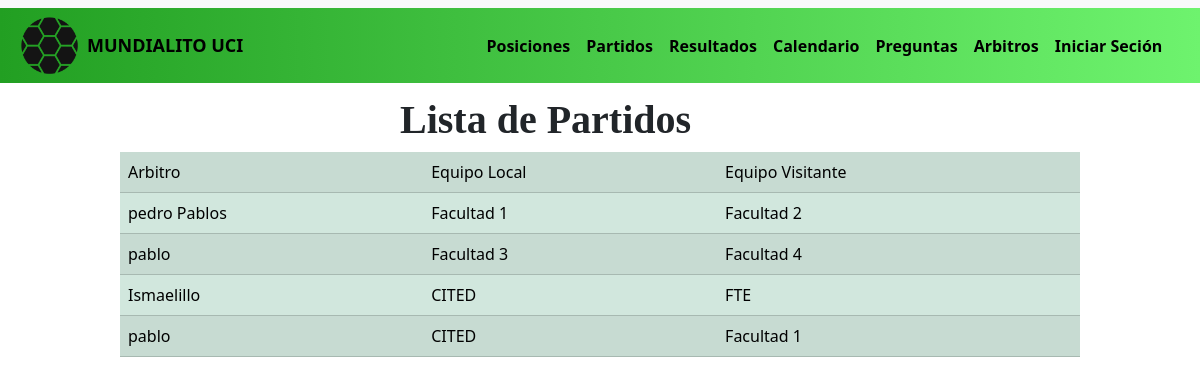
/Listar_Partidos/, run on the app's committed database.
### aplicacion/models.py (models this page shows, shortened)
class partido (models.Model):
    equipo_local= models.CharField(max_length=100,verbose_name='Equipo Local',default='Nombre por defecto')
    equipo_visitante=models.CharField(max_length=100,verbose_name='Equipo Visitante',default='Nombre por defecto')
    arbitro=models.ForeignKey(arbitro,max_length=100,verbose_name='Arbitro',on_delete=models.CASCADE)

class arbitro (models.Model):
   nombre=models.CharField(max_length=100,verbose_name='Nombre',default='Nombre por defecto')
   promedio_rojo=models.DecimalField(max_digits=5, decimal_places=2,verbose_name='Promedio de Tarjetas Rojas',default='0.0')
   promedio_amarillo=models.DecimalField(max_digits=5, decimal_places=2,verbose_name='Promedio de Tarjetas Amarillas',default='0.0')
   def __str__(self):
      return str(self.nombre)

### aplicacion/views.py (the view)
# urls.py: path('Listar_Partidos/', views.Listar_Partidos, name='Listar_Partidos'),
def Listar_Partidos(request):
    lista = partido.objects.all()
    return render(request, 'Partido/partidos.html', {'lista': lista})

### aplicacion/Templates/Partido/partidos.html (shortened to what this page needs)
{% extends 'base.html' %}
{% load static %}
{% block nav %}
    <nav class="navbar navbar-expand-lg bg-body-tertiary" id="menu">
      <div class="container-fluid">
        <a href="{%url 'index'%}"><img src="{% static 'img/ball.png'%}" width="75px"></a>
        <a href="{%url 'index'%}" style="text-decoration: none;color: black;font-size: large;"><strong>MUNDIALITO UCI</strong></a>
        <div class="collapse navbar-collapse" id="" style="margin-left:20%;">
          <ul class="navbar-nav me-auto mb-3 mb-lg-0">
              <li class="nav-item">
                  <a class="nav-link active" aria-current="page" href="{%url 'Listar_Posiciones'%}"><strong>Posiciones</strong></a>
                </li>
            <li class="nav-item">
              <a class="nav-link active" aria-current="page" href="{%url 'Listar_Partidos'%}"><strong>Partidos</strong></a>
            </li>
            <li class="nav-item">
              <a class="nav-link active" aria-current="page" href="{%url 'Listar_Resultados'%}"><strong>Resultados</strong></a>
            </li>
            <li class="nav-item">
              <a class="nav-link active" href="{%url 'Listar_Calendario'%}"><strong>Calendario</strong></a>
            </li>
            <li class="nav-item">
              <a class="nav-link active" aria-current="page" href="{%url 'Listar_Preguntas'%}"><strong>Preguntas</strong></a>
            </li>
            <li class="nav-item">
              <a class="nav-link active" aria-current="page" href="{%url 'Listar_Arbitros'%}"><strong>Arbitros</strong></a>
            </li>
            <li class="nav-item">
              <a class="nav-link active" aria-current="page" href="{%url 'login'%}"><strong>Iniciar Seción</strong></a>
            </li>
          </ul>
        </div>
      </div>
    </nav>
    {% endblock%}
{%block contenido%}
<br>
<br>
<br>
<br>
<h1 style="  font-family: Garamond, Baskerville, Baskerville Old Face, Hoefler Text, Times New Roman, serif; margin-left:400px"> <strong>Lista de Partidos</strong></h1>
{% if user.is_authenticated %}
<table class="table table-success table-striped" style="width:80%;margin-left:10%">
    {%if lista%}
<tr>
    <td>Arbitro</td>
    <td>Equipo Local</td>
    <td>Equipo Visitante</td>
    <td>Modificar</td>
    <td>Eliminar</td>
</tr>
{%for o in lista%}
<tr>
    <td>{{o.arbitro}}</td>
    <td>{{o.equipo_local}}</td>
    <td>{{o.equipo_visitante}}</td>
    <td><a class="btn btn-success" href="{%url 'Modificar_Partidos' o.id %}">Modificar</a></td>
    <td><a class="btn btn-success" href="{%url 'Eliminar_Partidos' o.id %}">Eliminar</a></td>
</tr>
{% endfor %}
{%else%}
<h2>No hay datos que mostrar</h2>
{%endif%}
{%else%}
<table class="table table-success table-striped" style="width:80%;margin-left:10%">
  {%if lista%}
<tr>
  <td>Arbitro</td>
  <td>Equipo Local</td>
  <td>Equipo Visitante</td>
</tr>
{%for o in lista%}
<tr>
  <td>{{o.arbitro}}</td>
  <td>{{o.equipo_local}}</td>
  <td>{{o.equipo_visitante}}</td>
</tr>
{% endfor %}
{%else%}
<h2>No hay datos que mostrar</h2>
{%endif%}
{%endif%}
{%endblock%}

### aplicacion/Templates/base.html (shortened to what this page needs)
{% load static %}
<!DOCTYPE html>
<html lang="en">
<head>
    <link rel="stylesheet" href=" {% static 'css/bootstrap.css' %}" type="text/css">
    <link rel="stylesheet" href="{% static 'css/bootstrap.min.css' %}" type="text/css">
    <link rel="stylesheet" href="{% static 'css/estilos.css' %}" type="text/css">
</head>
<body>
      {% block nav %}{% endblock %}
      {% block contenido %}{% endblock contenido %}
</body>
</html>

### aplicacion/static/css/estilos.css (style rules this page uses)
.navbar { position: fixed; width: 100%; border-bottom-left-radius:10px ; border-bottom-right-radius:10px ; background-color:#85fa85; color:#0c0f0f; padding-bottom: 0; }
a { text-decoration: none; color: black; }
.container-fluid { background: linear-gradient(to right,#229f22,#6ef36e); }

### data on the page
partido: arbitro "pedro Pablos", equipo_local "Facultad 1", equipo_visitante "Facultad 2"
partido: arbitro "pablo", equipo_local "Facultad 3", equipo_visitante "Facultad 4"
partido: arbitro "Ismaelillo", equipo_local "CITED", equipo_visitante "FTE"
partido: arbitro "pablo", equipo_local "CITED", equipo_visitante "Facultad 1"
